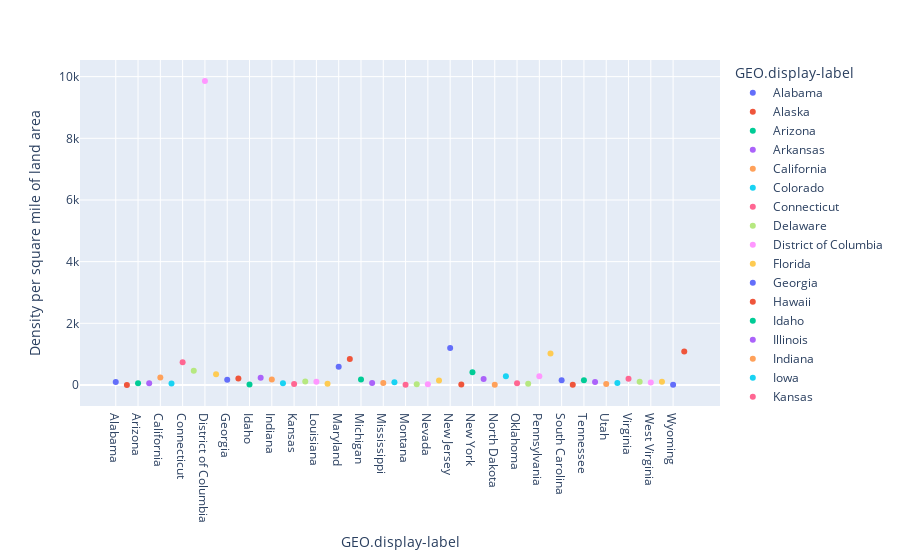

Here is the notebook cell this chart was saved with:
### Code cell
fig = px.scatter(data, x='GEO.display-label', y='Density per square mile of land area', color='GEO.display-label',hover_name='GEO.display-label')
fig.show()

### Figure 1 — Plotly figure (JSON) as saved in the notebook; plotly's stock layout.template omitted (floating-point values rounded to 4 significant figures)
{"data": [{"hovertemplate": "<b>%{hovertext}</b><br><br>GEO.display-label=%{x}<br>Density per square mile of land area=%{y}<extra></extra>", "hovertext": ["Alabama"], "legendgroup": "Alabama", "marker": {"color": "#636efa", "symbol": "circle"}, "mode": "markers", "name": "Alabama", "orientation": "v", "showlegend": true, "type": "scatter", "x": ["Alabama"], "xaxis": "x", "y": [94.4], "yaxis": "y"}, {"hovertemplate": "<b>%{hovertext}</b><br><br>GEO.display-label=%{x}<br>Density per square mile of land area=%{y}<extra></extra>", "hovertext": ["Alaska"], "legendgroup": "Alaska", "marker": {"color": "#EF553B", "symbol": "circle"}, "mode": "markers", "name": "Alaska", "orientation": "v", "showlegend": true, "type": "scatter", "x": ["Alaska"], "xaxis": "x", "y": [1.2], "yaxis": "y"}, {"hovertemplate": "<b>%{hovertext}</b><br><br>GEO.display-label=%{x}<br>Density per square mile of land area=%{y}<extra></extra>", "hovertext": ["Arizona"], "legendgroup": "Arizona", "marker": {"color": "#00cc96", "symbol": "circle"}, "mode": "markers", "name": "Arizona", "orientation": "v", "showlegend": true, "type": "scatter", "x": ["Arizona"], "xaxis": "x", "y": [56.3], "yaxis": "y"}, {"hovertemplate": "<b>%{hovertext}</b><br><br>GEO.display-label=%{x}<br>Density per square mile of land area=%{y}<extra></extra>", "hovertext": ["Arkansas"], "legendgroup": "Arkansas", "marker": {"color": "#ab63fa", "symbol": "circle"}, "mode": "markers", "name": "Arkansas", "orientation": "v", "showlegend": true, "type": "scatter", "x": ["Arkansas"], "xaxis": "x", "y": [56], "yaxis": "y"}, {"hovertemplate": "<b>%{hovertext}</b><br><br>GEO.display-label=%{x}<br>Density per square mile of land area=%{y}<extra></extra>", "hovertext": ["California"], "legendgroup": "California", "marker": {"color": "#FFA15A", "symbol": "circle"}, "mode": "markers", "name": "California", "orientation": "v", "showlegend": true, "type": "scatter", "x": ["California"], "xaxis": "x", "y": [239.1], "yaxis": "y"}, {"hovertemplate": "<b>%{hovertext}</b><br><br>GEO.display-label=%{x}<br>Density per square mile of land area=%{y}<extra></extra>", "hovertext": ["Colorado"], "legendgroup": "Colorado", "marker": {"color": "#19d3f3", "symbol": "circle"}, "mode": "markers", "name": "Colorado", "orientation": "v", "showlegend": true, "type": "scatter", "x": ["Colorado"], "xaxis": "x", "y": [48.5], "yaxis": "y"}, {"hovertemplate": "<b>%{hovertext}</b><br><br>GEO.display-label=%{x}<br>Density per square mile of land area=%{y}<extra></extra>", "hovertext": ["Connecticut"], "legendgroup": "Connecticut", "marker": {"color": "#FF6692", "symbol": "circle"}, "mode": "markers", "name": "Connecticut", "orientation": "v", "showlegend": true, "type": "scatter", "x": ["Connecticut"], "xaxis": "x", "y": [738.1], "yaxis": "y"}, {"hovertemplate": "<b>%{hovertext}</b><br><br>GEO.display-label=%{x}<br>Density per square mile of land area=%{y}<extra></extra>", "hovertext": ["Delaware"], "legendgroup": "Delaware", "marker": {"color": "#B6E880", "symbol": "circle"}, "mode": "markers", "name": "Delaware", "orientation": "v", "showlegend": true, "type": "scatter", "x": ["Delaware"], "xaxis": "x", "y": [460.8], "yaxis": "y"}, {"hovertemplate": "<b>%{hovertext}</b><br><br>GEO.display-label=%{x}<br>Density per square mile of land area=%{y}<extra></extra>", "hovertext": ["District of Columbia"], "legendgroup": "District of Columbia", "marker": {"color": "#FF97FF", "symbol": "circle"}, "mode": "markers", "name": "District of Columbia", "orientation": "v", "showlegend": true, "type": "scatter", "x": ["District of Columbia"], "xaxis": "x", "y": [9856.0], "yaxis": "y"}, {"hovertemplate": "<b>%{hovertext}</b><br><br>GEO.display-label=%{x}<br>Density per square mile of land area=%{y}<extra></extra>", "hovertext": ["Florida"], "legendgroup": "Florida", "marker": {"color": "#FECB52", "symbol": "circle"}, "mode": "markers", "name": "Florida", "orientation": "v", "showlegend": true, "type": "scatter", "x": ["Florida"], "xaxis": "x", "y": [350.6], "yaxis": "y"}, {"hovertemplate": "<b>%{hovertext}</b><br><br>GEO.display-label=%{x}<br>Density per square mile of land area=%{y}<extra></extra>", "hovertext": ["Georgia"], "legendgroup": "Georgia", "marker": {"color": "#636efa", "symbol": "circle"}, "mode": "markers", "name": "Georgia", "orientation": "v", "showlegend": true, "type": "scatter", "x": ["Georgia"], "xaxis": "x", "y": [168.4], "yaxis": "y"}, {"hovertemplate": "<b>%{hovertext}</b><br><br>GEO.display-label=%{x}<br>Density per square mile of land area=%{y}<extra></extra>", "hovertext": ["Hawaii"], "legendgroup": "Hawaii", "marker": {"color": "#EF553B", "symbol": "circle"}, "mode": "markers", "name": "Hawaii", "orientation": "v", "showlegend": true, "type": "scatter", "x": ["Hawaii"], "xaxis": "x", "y": [211.8], "yaxis": "y"}, {"hovertemplate": "<b>%{hovertext}</b><br><br>GEO.display-label=%{x}<br>Density per square mile of land area=%{y}<extra></extra>", "hovertext": ["Idaho"], "legendgroup": "Idaho", "marker": {"color": "#00cc96", "symbol": "circle"}, "mode": "markers", "name": "Idaho", "orientation": "v", "showlegend": true, "type": "scatter", "x": ["Idaho"], "xaxis": "x", "y": [19], "yaxis": "y"}, {"hovertemplate": "<b>%{hovertext}</b><br><br>GEO.display-label=%{x}<br>Density per square mile of land area=%{y}<extra></extra>", "hovertext": ["Illinois"], "legendgroup": "Illinois", "marker": {"color": "#ab63fa", "symbol": "circle"}, "mode": "markers", "name": "Illinois", "orientation": "v", "showlegend": true, "type": "scatter", "x": ["Illinois"], "xaxis": "x", "y": [231.1], "yaxis": "y"}, {"hovertemplate": "<b>%{hovertext}</b><br><br>GEO.display-label=%{x}<br>Density per square mile of land area=%{y}<extra></extra>", "hovertext": ["Indiana"], "legendgroup": "Indiana", "marker": {"color": "#FFA15A", "symbol": "circle"}, "mode": "markers", "name": "Indiana", "orientation": "v", "showlegend": true, "type": "scatter", "x": ["Indiana"], "xaxis": "x", "y": [181], "yaxis": "y"}, {"hovertemplate": "<b>%{hovertext}</b><br><br>GEO.display-label=%{x}<br>Density per square mile of land area=%{y}<extra></extra>", "hovertext": ["Iowa"], "legendgroup": "Iowa", "marker": {"color": "#19d3f3", "symbol": "circle"}, "mode": "markers", "name": "Iowa", "orientation": "v", "showlegend": true, "type": "scatter", "x": ["Iowa"], "xaxis": "x", "y": [54.5], "yaxis": "y"}, {"hovertemplate": "<b>%{hovertext}</b><br><br>GEO.display-label=%{x}<br>Density per square mile of land area=%{y}<extra></extra>", "hovertext": ["Kansas"], "legendgroup": "Kansas", "marker": {"color": "#FF6692", "symbol": "circle"}, "mode": "markers", "name": "Kansas", "orientation": "v", "showlegend": true, "type": "scatter", "x": ["Kansas"], "xaxis": "x", "y": [34.9], "yaxis": "y"}, {"hovertemplate": "<b>%{hovertext}</b><br><br>GEO.display-label=%{x}<br>Density per square mile of land area=%{y}<extra></extra>", "hovertext": ["Kentucky"], "legendgroup": "Kentucky", "marker": {"color": "#B6E880", "symbol": "circle"}, "mode": "markers", "name": "Kentucky", "orientation": "v", "showlegend": true, "type": "scatter", "x": ["Kentucky"], "xaxis": "x", "y": [109.9], "yaxis": "y"}, {"hovertemplate": "<b>%{hovertext}</b><br><br>GEO.display-label=%{x}<br>Density per square mile of land area=%{y}<extra></extra>", "hovertext": ["Louisiana"], "legendgroup": "Louisiana", "marker": {"color": "#FF97FF", "symbol": "circle"}, "mode": "markers", "name": "Louisiana", "orientation": "v", "showlegend": true, "type": "scatter", "x": ["Louisiana"], "xaxis": "x", "y": [104.9], "yaxis": "y"}, {"hovertemplate": "<b>%{hovertext}</b><br><br>GEO.display-label=%{x}<br>Density per square mile of land area=%{y}<extra></extra>", "hovertext": ["Maine"], "legendgroup": "Maine", "marker": {"color": "#FECB52", "symbol": "circle"}, "mode": "markers", "name": "Maine", "orientation": "v", "showlegend": true, "type": "scatter", "x": ["Maine"], "xaxis": "x", "y": [43.1], "yaxis": "y"}, {"hovertemplate": "<b>%{hovertext}</b><br><br>GEO.display-label=%{x}<br>Density per square mile of land area=%{y}<extra></extra>", "hovertext": ["Maryland"], "legendgroup": "Maryland", "marker": {"color": "#636efa", "symbol": "circle"}, "mode": "markers", "name": "Maryland", "orientation": "v", "showlegend": true, "type": "scatter", "x": ["Maryland"], "xaxis": "x", "y": [594.8], "yaxis": "y"}, {"hovertemplate": "<b>%{hovertext}</b><br><br>GEO.display-label=%{x}<br>Density per square mile of land area=%{y}<extra></extra>", "hovertext": ["Massachusetts"], "legendgroup": "Massachusetts", "marker": {"color": "#EF553B", "symbol": "circle"}, "mode": "markers", "name": "Massachusetts", "orientation": "v", "showlegend": true, "type": "scatter", "x": ["Massachusetts"], "xaxis": "x", "y": [839.4], "yaxis": "y"}, {"hovertemplate": "<b>%{hovertext}</b><br><br>GEO.display-label=%{x}<br>Density per square mile of land area=%{y}<extra></extra>", "hovertext": ["Michigan"], "legendgroup": "Michigan", "marker": {"color": "#00cc96", "symbol": "circle"}, "mode": "markers", "name": "Michigan", "orientation": "v", "showlegend": true, "type": "scatter", "x": ["Michigan"], "xaxis": "x", "y": [174.8], "yaxis": "y"}, {"hovertemplate": "<b>%{hovertext}</b><br><br>GEO.display-label=%{x}<br>Density per square mile of land area=%{y}<extra></extra>", "hovertext": ["Minnesota"], "legendgroup": "Minnesota", "marker": {"color": "#ab63fa", "symbol": "circle"}, "mode": "markers", "name": "Minnesota", "orientation": "v", "showlegend": true, "type": "scatter", "x": ["Minnesota"], "xaxis": "x", "y": [66.6], "yaxis": "y"}, {"hovertemplate": "<b>%{hovertext}</b><br><br>GEO.display-label=%{x}<br>Density per square mile of land area=%{y}<extra></extra>", "hovertext": ["Mississippi"], "legendgroup": "Mississippi", "marker": {"color": "#FFA15A", "symbol": "circle"}, "mode": "markers", "name": "Mississippi", "orientation": "v", "showlegend": true, "type": "scatter", "x": ["Mississippi"], "xaxis": "x", "y": [63.2], "yaxis": "y"}, {"hovertemplate": "<b>%{hovertext}</b><br><br>GEO.display-label=%{x}<br>Density per square mile of land area=%{y}<extra></extra>", "hovertext": ["Missouri"], "legendgroup": "Missouri", "marker": {"color": "#19d3f3", "symbol": "circle"}, "mode": "markers", "name": "Missouri", "orientation": "v", "showlegend": true, "type": "scatter", "x": ["Missouri"], "xaxis": "x", "y": [87.1], "yaxis": "y"}, {"hovertemplate": "<b>%{hovertext}</b><br><br>GEO.display-label=%{x}<br>Density per square mile of land area=%{y}<extra></extra>", "hovertext": ["Montana"], "legendgroup": "Montana", "marker": {"color": "#FF6692", "symbol": "circle"}, "mode": "markers", "name": "Montana", "orientation": "v", "showlegend": true, "type": "scatter", "x": ["Montana"], "xaxis": "x", "y": [6.8], "yaxis": "y"}, {"hovertemplate": "<b>%{hovertext}</b><br><br>GEO.display-label=%{x}<br>Density per square mile of land area=%{y}<extra></extra>", "hovertext": ["Nebraska"], "legendgroup": "Nebraska", "marker": {"color": "#B6E880", "symbol": "circle"}, "mode": "markers", "name": "Nebraska", "orientation": "v", "showlegend": true, "type": "scatter", "x": ["Nebraska"], "xaxis": "x", "y": [23.8], "yaxis": "y"}, {"hovertemplate": "<b>%{hovertext}</b><br><br>GEO.display-label=%{x}<br>Density per square mile of land area=%{y}<extra></extra>", "hovertext": ["Nevada"], "legendgroup": "Nevada", "marker": {"color": "#FF97FF", "symbol": "circle"}, "mode": "markers", "name": "Nevada", "orientation": "v", "showlegend": true, "type": "scatter", "x": ["Nevada"], "xaxis": "x", "y": [24.6], "yaxis": "y"}, {"hovertemplate": "<b>%{hovertext}</b><br><br>GEO.display-label=%{x}<br>Density per square mile of land area=%{y}<extra></extra>", "hovertext": ["New Hampshire"], "legendgroup": "New Hampshire", "marker": {"color": "#FECB52", "symbol": "circle"}, "mode": "markers", "name": "New Hampshire", "orientation": "v", "showlegend": true, "type": "scatter", "x": ["New Hampshire"], "xaxis": "x", "y": [147], "yaxis": "y"}, {"hovertemplate": "<b>%{hovertext}</b><br><br>GEO.display-label=%{x}<br>Density per square mile of land area=%{y}<extra></extra>", "hovertext": ["New Jersey"], "legendgroup": "New Jersey", "marker": {"color": "#636efa", "symbol": "circle"}, "mode": "markers", "name": "New Jersey", "orientation": "v", "showlegend": true, "type": "scatter", "x": ["New Jersey"], "xaxis": "x", "y": [1196.0], "yaxis": "y"}, {"hovertemplate": "<b>%{hovertext}</b><br><br>GEO.display-label=%{x}<br>Density per square mile of land area=%{y}<extra></extra>", "hovertext": ["New Mexico"], "legendgroup": "New Mexico", "marker": {"color": "#EF553B", "symbol": "circle"}, "mode": "markers", "name": "New Mexico", "orientation": "v", "showlegend": true, "type": "scatter", "x": ["New Mexico"], "xaxis": "x", "y": [17], "yaxis": "y"}, {"hovertemplate": "<b>%{hovertext}</b><br><br>GEO.display-label=%{x}<br>Density per square mile of land area=%{y}<extra></extra>", "hovertext": ["New York"], "legendgroup": "New York", "marker": {"color": "#00cc96", "symbol": "circle"}, "mode": "markers", "name": "New York", "orientation": "v", "showlegend": true, "type": "scatter", "x": ["New York"], "xaxis": "x", "y": [411.2], "yaxis": "y"}, {"hovertemplate": "<b>%{hovertext}</b><br><br>GEO.display-label=%{x}<br>Density per square mile of land area=%{y}<extra></extra>", "hovertext": ["North Carolina"], "legendgroup": "North Carolina", "marker": {"color": "#ab63fa", "symbol": "circle"}, "mode": "markers", "name": "North Carolina", "orientation": "v", "showlegend": true, "type": "scatter", "x": ["North Carolina"], "xaxis": "x", "y": [196.1], "yaxis": "y"}, {"hovertemplate": "<b>%{hovertext}</b><br><br>GEO.display-label=%{x}<br>Density per square mile of land area=%{y}<extra></extra>", "hovertext": ["North Dakota"], "legendgroup": "North Dakota", "marker": {"color": "#FFA15A", "symbol": "circle"}, "mode": "markers", "name": "North Dakota", "orientation": "v", "showlegend": true, "type": "scatter", "x": ["North Dakota"], "xaxis": "x", "y": [9.7], "yaxis": "y"}, {"hovertemplate": "<b>%{hovertext}</b><br><br>GEO.display-label=%{x}<br>Density per square mile of land area=%{y}<extra></extra>", "hovertext": ["Ohio"], "legendgroup": "Ohio", "marker": {"color": "#19d3f3", "symbol": "circle"}, "mode": "markers", "name": "Ohio", "orientation": "v", "showlegend": true, "type": "scatter", "x": ["Ohio"], "xaxis": "x", "y": [282.3], "yaxis": "y"}, {"hovertemplate": "<b>%{hovertext}</b><br><br>GEO.display-label=%{x}<br>Density per square mile of land area=%{y}<extra></extra>", "hovertext": ["Oklahoma"], "legendgroup": "Oklahoma", "marker": {"color": "#FF6692", "symbol": "circle"}, "mode": "markers", "name": "Oklahoma", "orientation": "v", "showlegend": true, "type": "scatter", "x": ["Oklahoma"], "xaxis": "x", "y": [54.7], "yaxis": "y"}, {"hovertemplate": "<b>%{hovertext}</b><br><br>GEO.display-label=%{x}<br>Density per square mile of land area=%{y}<extra></extra>", "hovertext": ["Oregon"], "legendgroup": "Oregon", "marker": {"color": "#B6E880", "symbol": "circle"}, "mode": "markers", "name": "Oregon", "orientation": "v", "showlegend": true, "type": "scatter", "x": ["Oregon"], "xaxis": "x", "y": [39.9], "yaxis": "y"}, {"hovertemplate": "<b>%{hovertext}</b><br><br>GEO.display-label=%{x}<br>Density per square mile of land area=%{y}<extra></extra>", "hovertext": ["Pennsylvania"], "legendgroup": "Pennsylvania", "marker": {"color": "#FF97FF", "symbol": "circle"}, "mode": "markers", "name": "Pennsylvania", "orientation": "v", "showlegend": true, "type": "scatter", "x": ["Pennsylvania"], "xaxis": "x", "y": [283.9], "yaxis": "y"}, {"hovertemplate": "<b>%{hovertext}</b><br><br>GEO.display-label=%{x}<br>Density per square mile of land area=%{y}<extra></extra>", "hovertext": ["Rhode Island"], "legendgroup": "Rhode Island", "marker": {"color": "#FECB52", "symbol": "circle"}, "mode": "markers", "name": "Rhode Island", "orientation": "v", "showlegend": true, "type": "scatter", "x": ["Rhode Island"], "xaxis": "x", "y": [1018.0], "yaxis": "y"}, {"hovertemplate": "<b>%{hovertext}</b><br><br>GEO.display-label=%{x}<br>Density per square mile of land area=%{y}<extra></extra>", "hovertext": ["South Carolina"], "legendgroup": "South Carolina", "marker": {"color": "#636efa", "symbol": "circle"}, "mode": "markers", "name": "South Carolina", "orientation": "v", "showlegend": true, "type": "scatter", "x": ["South Carolina"], "xaxis": "x", "y": [153.9], "yaxis": "y"}, {"hovertemplate": "<b>%{hovertext}</b><br><br>GEO.display-label=%{x}<br>Density per square mile of land area=%{y}<extra></extra>", "hovertext": ["South Dakota"], "legendgroup": "South Dakota", "marker": {"color": "#EF553B", "symbol": "circle"}, "mode": "markers", "name": "South Dakota", "orientation": "v", "showlegend": true, "type": "scatter", "x": ["South Dakota"], "xaxis": "x", "y": [10.7], "yaxis": "y"}, {"hovertemplate": "<b>%{hovertext}</b><br><br>GEO.display-label=%{x}<br>Density per square mile of land area=%{y}<extra></extra>", "hovertext": ["Tennessee"], "legendgroup": "Tennessee", "marker": {"color": "#00cc96", "symbol": "circle"}, "mode": "markers", "name": "Tennessee", "orientation": "v", "showlegend": true, "type": "scatter", "x": ["Tennessee"], "xaxis": "x", "y": [153.9], "yaxis": "y"}, {"hovertemplate": "<b>%{hovertext}</b><br><br>GEO.display-label=%{x}<br>Density per square mile of land area=%{y}<extra></extra>", "hovertext": ["Texas"], "legendgroup": "Texas", "marker": {"color": "#ab63fa", "symbol": "circle"}, "mode": "markers", "name": "Texas", "orientation": "v", "showlegend": true, "type": "scatter", "x": ["Texas"], "xaxis": "x", "y": [96.3], "yaxis": "y"}, {"hovertemplate": "<b>%{hovertext}</b><br><br>GEO.display-label=%{x}<br>Density per square mile of land area=%{y}<extra></extra>", "hovertext": ["Utah"], "legendgroup": "Utah", "marker": {"color": "#FFA15A", "symbol": "circle"}, "mode": "markers", "name": "Utah", "orientation": "v", "showlegend": true, "type": "scatter", "x": ["Utah"], "xaxis": "x", "y": [33.6], "yaxis": "y"}, {"hovertemplate": "<b>%{hovertext}</b><br><br>GEO.display-label=%{x}<br>Density per square mile of land area=%{y}<extra></extra>", "hovertext": ["Vermont"], "legendgroup": "Vermont", "marker": {"color": "#19d3f3", "symbol": "circle"}, "mode": "markers", "name": "Vermont", "orientation": "v", "showlegend": true, "type": "scatter", "x": ["Vermont"], "xaxis": "x", "y": [67.9], "yaxis": "y"}, {"hovertemplate": "<b>%{hovertext}</b><br><br>GEO.display-label=%{x}<br>Density per square mile of land area=%{y}<extra></extra>", "hovertext": ["Virginia"], "legendgroup": "Virginia", "marker": {"color": "#FF6692", "symbol": "circle"}, "mode": "markers", "name": "Virginia", "orientation": "v", "showlegend": true, "type": "scatter", "x": ["Virginia"], "xaxis": "x", "y": [202.6], "yaxis": "y"}, {"hovertemplate": "<b>%{hovertext}</b><br><br>GEO.display-label=%{x}<br>Density per square mile of land area=%{y}<extra></extra>", "hovertext": ["Washington"], "legendgroup": "Washington", "marker": {"color": "#B6E880", "symbol": "circle"}, "mode": "markers", "name": "Washington", "orientation": "v", "showlegend": true, "type": "scatter", "x": ["Washington"], "xaxis": "x", "y": [101.2], "yaxis": "y"}, {"hovertemplate": "<b>%{hovertext}</b><br><br>GEO.display-label=%{x}<br>Density per square mile of land area=%{y}<extra></extra>", "hovertext": ["West Virginia"], "legendgroup": "West Virginia", "marker": {"color": "#FF97FF", "symbol": "circle"}, "mode": "markers", "name": "West Virginia", "orientation": "v", "showlegend": true, "type": "scatter", "x": ["West Virginia"], "xaxis": "x", "y": [77.1], "yaxis": "y"}, {"hovertemplate": "<b>%{hovertext}</b><br><br>GEO.display-label=%{x}<br>Density per square mile of land area=%{y}<extra></extra>", "hovertext": ["Wisconsin"], "legendgroup": "Wisconsin", "marker": {"color": "#FECB52", "symbol": "circle"}, "mode": "markers", "name": "Wisconsin", "orientation": "v", "showlegend": true, "type": "scatter", "x": ["Wisconsin"], "xaxis": "x", "y": [105], "yaxis": "y"}, {"hovertemplate": "<b>%{hovertext}</b><br><br>GEO.display-label=%{x}<br>Density per square mile of land area=%{y}<extra></extra>", "hovertext": ["Wyoming"], "legendgroup": "Wyoming", "marker": {"color": "#636efa", "symbol": "circle"}, "mode": "markers", "name": "Wyoming", "orientation": "v", "showlegend": true, "type": "scatter", "x": ["Wyoming"], "xaxis": "x", "y": [5.8], "yaxis": "y"}, {"hovertemplate": "<b>%{hovertext}</b><br><br>GEO.display-label=%{x}<br>Density per square mile of land area=%{y}<extra></extra>", "hovertext": ["Puerto Rico"], "legendgroup": "Puerto Rico", "marker": {"color": "#EF553B", "symbol": "circle"}, "mode": "markers", "name": "Puerto Rico", "orientation": "v", "showlegend": true, "type": "scatter", "x": ["Puerto Rico"], "xaxis": "x", "y": [1088.0], "yaxis": "y"}], "layout": {"legend": {"title": {"text": "GEO.display-label"}, "tracegroupgap": 0}, "margin": {"t": 60}, "xaxis": {"anchor": "y", "categoryarray": ["Alabama", "Alaska", "Arizona", "Arkansas", "California", "Colorado", "Connecticut", "Delaware", "District of Columbia", "Florida", "Georgia", "Hawaii", "Idaho", "Illinois", "Indiana", "Iowa", "Kansas", "Kentucky", "Louisiana", "Maine", "Maryland", "Massachusetts", "Michigan", "Minnesota", "Mississippi", "Missouri", "Montana", "Nebraska", "Nevada", "New Hampshire", "New Jersey", "New Mexico", "New York", "North Carolina", "North Dakota", "Ohio", "Oklahoma", "Oregon", "Pennsylvania", "Rhode Island", "South Carolina", "South Dakota", "Tennessee", "Texas", "Utah", "Vermont", "Virginia", "Washington", "West Virginia", "Wisconsin", "Wyoming", "Puerto Rico"], "categoryorder": "array", "domain": [0, 1], "title": {"text": "GEO.display-label"}}, "yaxis": {"anchor": "x", "domain": [0, 1], "title": {"text": "Density per square mile of land area"}}}}
